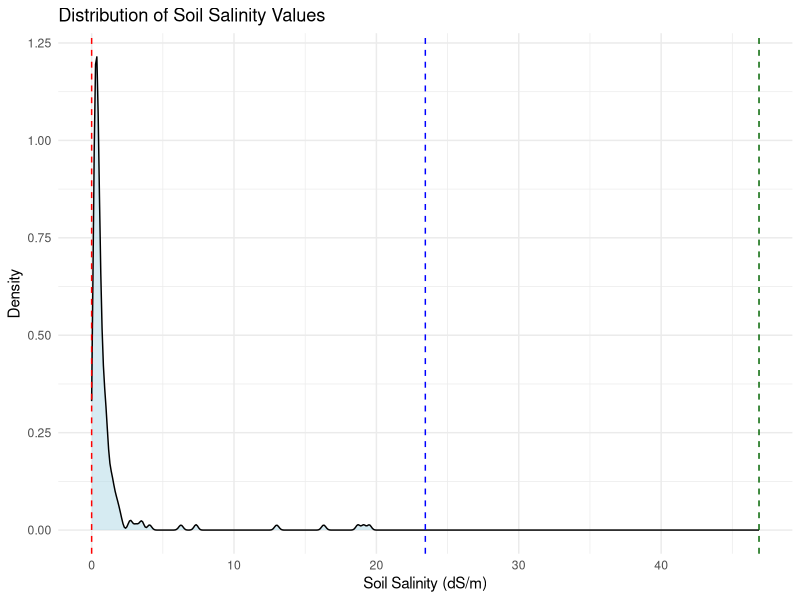

Source code (R):
## ---- chunk 1
library(ggplot2)
## ---- chunk 2
density_function <- read.csv("CIB_Soil_Chemistry_Salinity.csv")
density_function$Salinity_dS_m <- as.numeric(density_function$Salinity_dS_m)
## ---- chunk 3
ggplot(density_function, aes(x = Salinity_dS_m)) + 
  geom_density(fill = "lightblue", alpha = 0.5) + 
  
  # create vertical lines
  geom_vline(xintercept = 0, linetype = "dashed", color = "red") + 
  geom_vline(xintercept = 23.4375, linetype = "dashed", color = "blue") + 
  geom_vline(xintercept = 46.875, linetype = "dashed", color = "darkgreen") + 
  
  theme_minimal() + 
  
  # create labels
  labs(title = "Distribution of Soil Salinity Values", x = "Soil Salinity (dS/m)", 
       y = "Density"
  )
